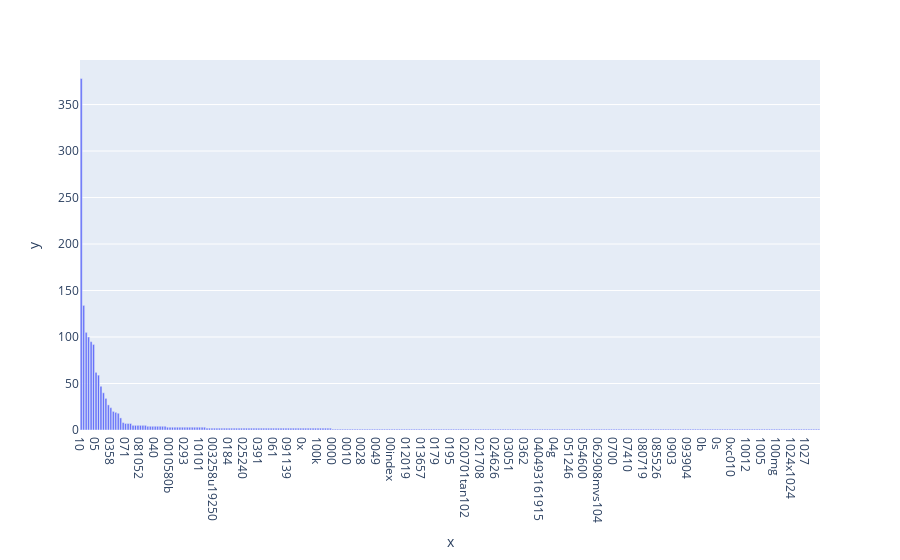

The notebook cell this image was saved under:
### Markdown cell above
### >>> **Exercise 15 (take home):** 
Additionally, you can attempt to sort the terms on the `x-axis` by frequency instead of in alphabetical order. This way the visualization is more meaninfgul and you will be able to observe the so called [long tail](https://en.wikipedia.org/wiki/Long_tail) (get familiar with this term since it will appear a lot in data mining and other statistics courses). see picture below

![alt txt](https://upload.wikimedia.org/wikipedia/commons/thumb/8/8a/Long_tail.svg/1000px-Long_tail.svg.png)

### Code cell
# Answer here
x = [dicts_14[i][0] for i in range(300)]
y = [dicts_14[i][1] for i in range(300)]
fig3 = px.bar(x = x, y = y)
fig3.show()

### Figure 1 — Plotly figure (JSON) as saved in the notebook; plotly's stock layout.template omitted (floating-point values rounded to 4 significant figures; data arrays with more than 128 entries replaced by an {"elided": "..."} marker saying what was removed)
{"data": [{"alignmentgroup": "True", "hovertemplate": "x=%{x}<br>y=%{y}<extra></extra>", "legendgroup": "", "marker": {"color": "#636efa", "pattern": {"shape": ""}}, "name": "", "offsetgroup": "", "orientation": "v", "showlegend": false, "textposition": "auto", "type": "bar", "x": {"elided": "300 str values"}, "xaxis": "x", "y": {"elided": "300 int values"}, "yaxis": "y"}], "layout": {"barmode": "relative", "legend": {"tracegroupgap": 0}, "margin": {"t": 60}, "xaxis": {"anchor": "y", "domain": [0, 1], "title": {"text": "x"}}, "yaxis": {"anchor": "x", "domain": [0, 1], "title": {"text": "y"}}}}
